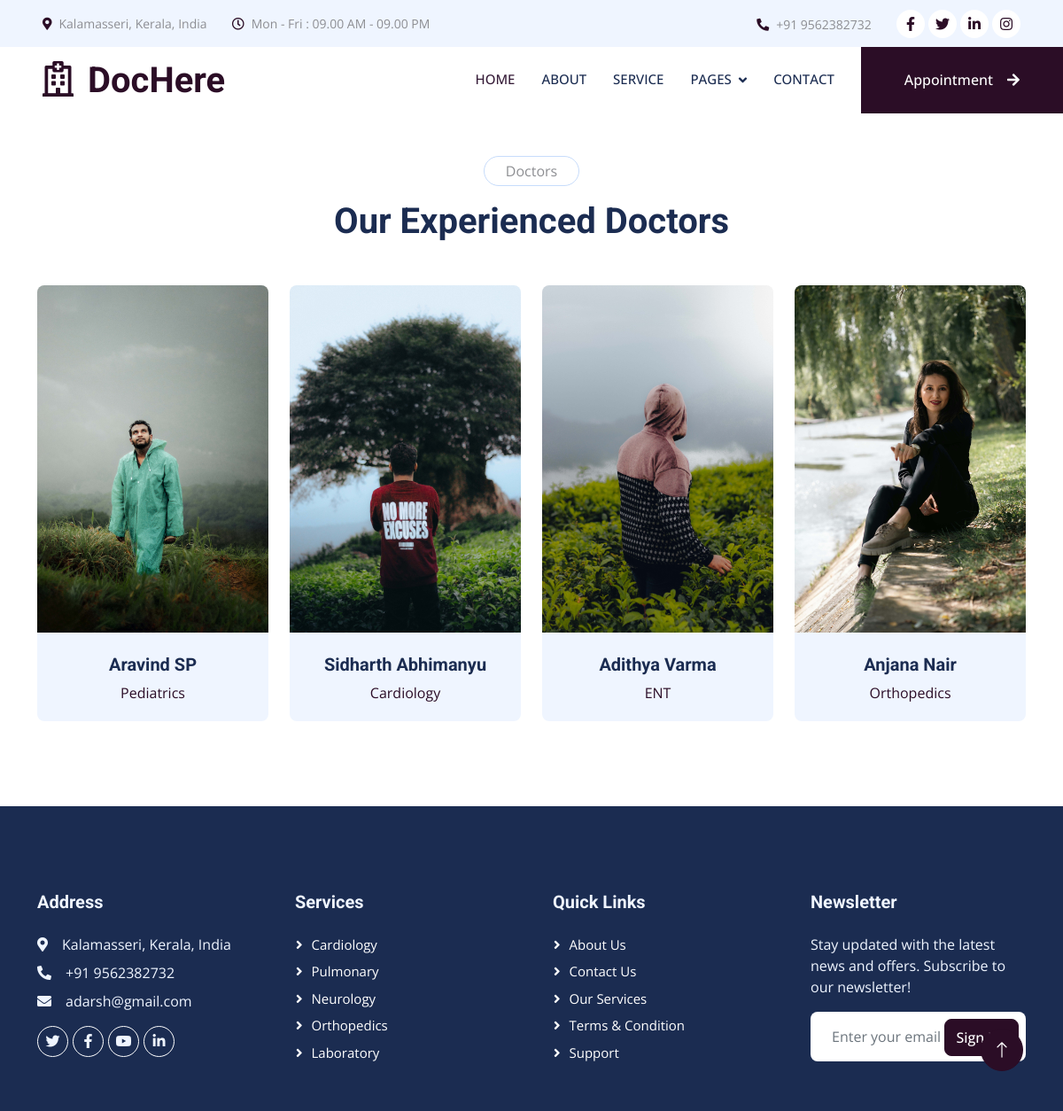
The app's page /team with its own data.
### hospital/models.py (models this page shows, shortened)
class Doctor(models.Model):
    doc_name = models.CharField(max_length=50)
    doc_dept = models.ForeignKey(Department, on_delete=models.CASCADE)
    doc_img = models.ImageField(upload_to='doctors/')

class Department(models.Model):
    dept_name = models.TextField(max_length=50)
    dept_desc = models.TextField(max_length=350)
    def __str__(self) :
        return self.dept_name

### hospital/views.py (the view)
# urls.py: path("team", views.team, name="team"),
def team(request):
     department = Department.objects.all()
     doctor = Doctor.objects.all()
     context= {
          "department": department,
          "doctor": doctor
     }
     return render(request, 'team.html', context)

### hospital/templates/team.html (shortened to what this page needs)
{% extends "base.html" %}
{% load static %}
{% block content %}
<div class="container-xxl py-5">
    <div class="container">
        <div class="text-center mx-auto mb-5 wow fadeInUp" data-wow-delay="0.1s" style="max-width: 600px;">
            <p class="d-inline-block border rounded-pill py-1 px-4">Doctors</p>
            <h1>Our Experienced Doctors</h1>
        </div>
        <div class="row g-4">
            {% for doc in doctor %}
            <div class="col-lg-3 col-md-6 wow fadeInUp" data-wow-delay="0.1s">
                <div class="team-item position-relative rounded overflow-hidden">
                    <div class="overflow-hidden">
                        <img class="img-fluid" src="{{doc.doc_img.url}}" alt="">
                    </div>
                    <div class="team-text bg-light text-center p-4">
                        <h5>{{ doc.doc_name }}</h5>
                        <p class="text-primary">{{ doc.doc_dept }}</p>
                    </div>
                </div>
            </div>
            {% endfor %}
        </div>
    </div>
</div>
{% endblock content %}

### hospital/static/css/style.css (style rules this page uses)
:root { --primary: #351b37; --light: #EFF5FF; --dark: #1B2C51; }
.team-item img { position: relative; top: 0; transition: .5s; }
.team-item .team-text { position: relative; height: 100px; transition: .5s; }

### records on screen
Doctor: doc_img (picture), doc_name "Aravind SP", doc_dept "Pediatrics"
Doctor: doc_img (picture), doc_name "Sidharth Abhimanyu", doc_dept "Cardiology"
Doctor: doc_img (picture), doc_name "Adithya Varma", doc_dept "ENT"
Doctor: doc_img (picture), doc_name "Anjana Nair", doc_dept "Orthopedics"
